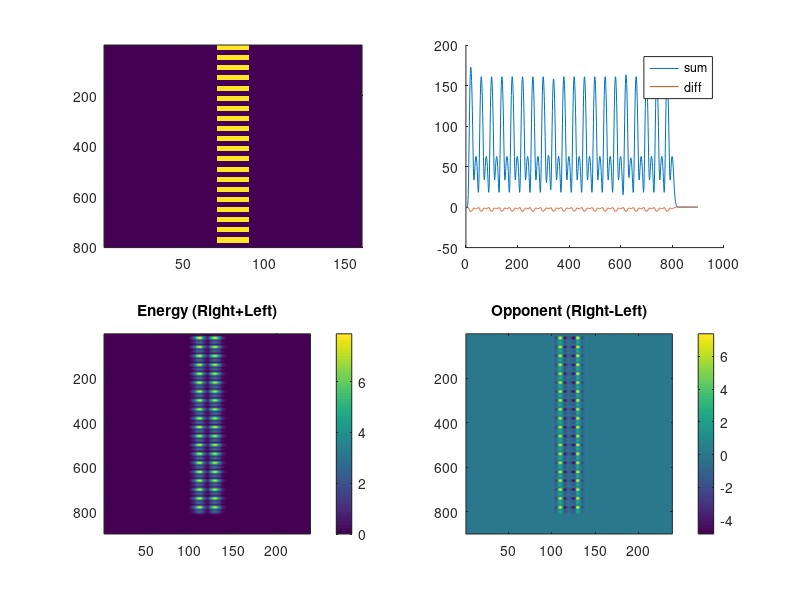
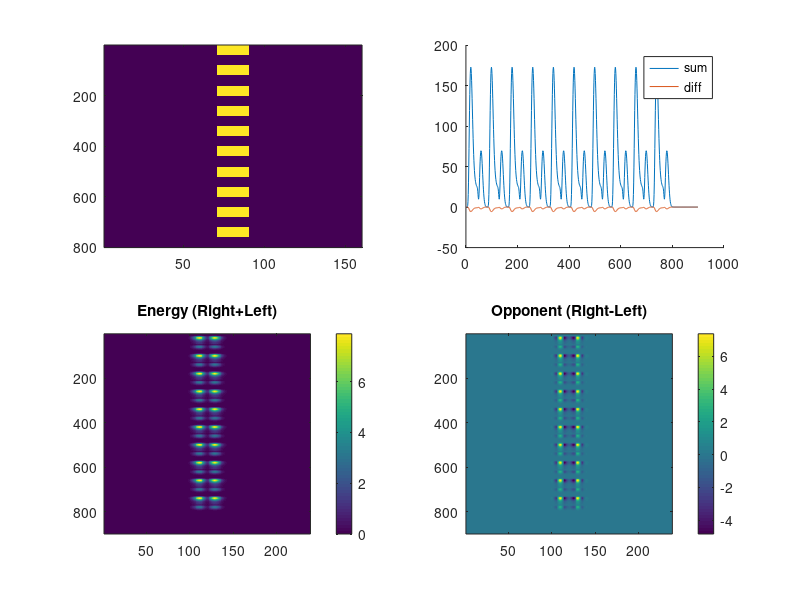

These charts were generated, in order, by the following MATLAB code: (Note: a time limit stopped this script after it produced the figures.)
clearvars
plotting = 0;

% filters parameters:
% width of temporal filters doesn't influence much
% beta does change energy for moving stim ( bell vs psychometric curve)
% width spatial filters only change scale


%%
%%%%%%%%%%%%%%%%%%%%%%%%%%%%%%%%%%%%%%%%%%%%%%%%%%%%%%%%
%%%%%%%%%%%%%%%%%%%%%%%%%%%% FILTERS PARAMETERS
%%%%%%%%%%%%%%%%%%%%%%%%%%%%%%%%%%%%%%%%%%%%%%%%%%%%%%%%
% Step 1a: Define the space axis of the filters
nx=80;              %Number of spatial samples in the filter
max_x =2.0;         %2.0 % Half-width of filter (deg)
dx = (max_x*2)/nx;  %Spatial sampling interval of filter (deg)

% Spatial filter parameters
sx=0.5;   %0.5 % standard deviation of Gaussian, in deg.
sf=1.1;  % 1.1 % spatial frequency of carrier, in cpd

% Step 1b: Define the time axis of the filters
nt=100;         % Number of temporal samples in the filter
max_t=0.5;      % 0.5 Duration of impulse response (sec)
dt = max_t/nt;  % Temporal sampling interval (sec)

% Temporal filter parameters
k = 100;    % Scales the response into time units
slow_n = 9; % 9 % Width of the slow temporal filter
fast_n = 6; % 6 % Width of the fast temporal filter
beta = 0.9;  % 0.9
            % Beta. Represents the weighting of the negative
            % phase of the temporal relative to the positive 
            % phase.

            
% A row vector holding spatial sampling intervals
x_filt=linspace(-max_x,max_x,nx);
% A column vector holding temporal sampling intervals
t_filt=linspace(0,max_t,nt)';

% Spatial filter response
gauss=exp(-x_filt.^2/sx.^2);          %Gaussian envelope
even_x=cos(2*pi*sf*x_filt).*gauss;   %Even Gabor
odd_x=sin(2*pi*sf*x_filt).*gauss;    %Odd Gabor            
            
            
% Temporal filter response (formula as in Adelson & Bergen, 1985, Eq. 1)
slow_t=(k*t_filt).^slow_n .* exp(-k*t_filt).*(1/factorial(slow_n)-beta.*((k*t_filt).^2)/factorial(slow_n+2));
fast_t=(k*t_filt).^fast_n .* exp(-k*t_filt).*(1/factorial(fast_n)-beta.*((k*t_filt).^2)/factorial(fast_n+2));

% Step 1c: combine space and time to create spatiotemporal filters
e_slow= slow_t * even_x;    %SE/TS
e_fast= fast_t * even_x ;   %SE/TF
o_slow = slow_t * odd_x ;   %SO/TS
o_fast = fast_t * odd_x ;   % SO/TF

%--------------------------------------------------------------------------
%         STEP 2: Create spatiotemporally oriented filters
%--------------------------------------------------------------------------
% left_1=o_fast+e_slow;      % L1
% left_2=-o_slow+e_fast;     % L2
% right_1=-o_fast+e_slow;    % R1
% right_2=o_slow+e_fast;     % R2     

left_1=e_slow;      % L1
left_2=-e_fast;     % L2
right_1=-o_slow;    % R1
right_2=o_fast;     % R2            
            
% figure;hold on;plot(slow_t);plot(fast_t)
% figure;imagesc(left_1)


%%
%%%%%%%%%%%%%%%%%%%%%%%%%%%%%%%%%%%%%%%%%%%%%%%%%%%%%%%%
%%%%%%%%%%%%%%%%%%%%%%%%%%%% STIMULUS
%%%%%%%%%%%%%%%%%%%%%%%%%%%%%%%%%%%%%%%%%%%%%%%%%%%%%%%%
% Step 3a: Define the space and time dimensions of the stimulus
% stimulus spatial resolution:
% 160 width for 8 degree
% 1 degree = 20 steps, 1 step = 0.05 deg

% stimulus temporal resolution:
% 200 length for 1.6 sec
% 1 step = 8ms, 24 steps = 192 ms

% SPACE: x_stim is a row vector to hold sampled x-positions of the space.
stim_width=4;  %half width in degrees, gives 8 degrees total
x_stim=-stim_width:dx:round(stim_width-dx);

% TIME: t_stim is a col vector to hold sampled time intervals of the space
stim_dur=4;    %total duration of the stimulus in seconds
t_stim=(0:dt:stim_dur-dt)';


cc=0;
for cycles = [10 5 2.5]
    cc=cc+1;dd=0;
for dc=5:5:95 % [10 50 90] % [10 25 50 75 90]
    clear stim stimL static
dd=dd+1;
% static stimulus
stim = ((square(cycles*pi*t_stim,dc)) +1) ./2;  % square(t,duty)
% 5pi = 5 cycles in 1 sec, 200 ms ON, 200 OFF 
stimL = repmat(stim,1,20) ;
static = [zeros(length(stimL),70), stimL, zeros(length(stimL),70)];



%%%%%%%%%%%%%%%%%%%%%%%%%%%%%%%%%%%%%%%%%%%%%
% Step 3c: convolve stim with filters

% Rightward responses
resp_right_1=conv2(static,right_1,'full');
resp_right_2=conv2(static,right_2,'full');

% Leftward responses
resp_left_1=conv2(static,left_1,'full');
resp_left_2=conv2(static,left_2,'full');

%--------------------------------------------------------------------------
%         STEP 4: Square the filter output
%--------------------------------------------------------------------------
resp_left_1 = resp_left_1.^2;
resp_left_2 = resp_left_2.^2;
resp_right_1 = resp_right_1.^2;
resp_right_2 = resp_right_2.^2;

% sum and diff responses
energy_right = resp_right_1 + resp_right_2;
energy_left = resp_left_1 + resp_left_2;


if dc==50
    figure;
    subplot(2,2,1);imagesc(static)
    subplot(2,2,3); imagesc(energy_right+energy_left); colorbar;
    title('Energy (Right+Left)')
    subplot(2,2,4); imagesc(energy_right-energy_left);colorbar
    title('Opponent (Right-Left)')
    
    % pool across space
    subplot(2,2,2);hold on;
    plot(sum(energy_right+energy_left,2))
    plot(sum(energy_right-energy_left,2))
    legend('sum','diff')
    saveas(gcf,['NonOriented_StaticDetails' num2str(cycles) '.png'])
end

% peak to peak amplitude excluding borders
minB = length(slow_t); maxB = length(stim)-length(slow_t);
maxEnergy(cc,dd,1) = max(sum(energy_right(minB:maxB,:)+energy_left(minB:maxB,:),2));
avEnergy(cc,dd,1) = mean(sum(energy_right(minB:maxB,:)+energy_left(minB:maxB,:),2));
amp(cc,dd,1) = max(sum(energy_right(minB:maxB,:)+energy_left(minB:maxB,:),2)) ...
    - min(sum(energy_right(minB:maxB,:)+energy_left(minB:maxB,:),2));
amp_mot(cc,dd,1) = max(sum(energy_right(minB:maxB,:)-energy_left(minB:maxB,:),2)) ...
    - min(sum(energy_right(minB:maxB,:)-energy_left(minB:maxB,:),2));
end
end

% figure; imagesc(amp); colorbar; title('Energy staticStim')
% figure; imagesc(amp_mot); colorbar; title('Motion staticStim')



%%

%%%%%%%%%%%%%%%%%%%%%%%%%%%%%%%%
%%%%%%%%%%%%%%%%%%%%%%%%%%%%%%%% MOVING
%%%%%%%%%%%%%%%%%%%%%%%%%%%%%%%%
sizeStim = 20; cc=0;
for cycles = [10 5 2.5]
    cc=cc+1;dd=0;
for dc=5:5:95 % [10 50 90]
    clear stim stimL stimR
    dd=dd+1;
stimL = ((square(cycles/2*pi*t_stim,dc/2)) +1) ./2;  % /2 for motion

stimR(1:length(stimL)/(cycles*2)) = 0;
stimR(length(stimL)/(cycles*2)+1:length(stimL)) = stimL(1:length(stimL)-length(stimL)/(cycles*2));
stimL = repmat(stimL,1,20) ;
stimR = repmat(stimR,20,1) ;
mouv = [zeros(length(stimL),57), stimL, zeros(length(stimL),6), stimR', zeros(length(stimR),57)];

% figure; hold on; plot(stimR');plot(stimL)
% plot(((square(cycles*pi*t_stim,dc)) +1) ./2);  

%%%%%%%%%%%%%%%%%%%%%%%%%%%%%%%%%%%%%%%%%%%%%
% Step 3c: convolve stim with filters

% Rightward responses
resp_right_1=conv2(mouv,right_1,'full');
resp_right_2=conv2(mouv,right_2,'full');

% Leftward responses
resp_left_1=conv2(mouv,left_1,'full');
resp_left_2=conv2(mouv,left_2,'full');

%--------------------------------------------------------------------------
%         STEP 4: Square the filter output
%--------------------------------------------------------------------------
resp_left_1 = resp_left_1.^2;
resp_left_2 = resp_left_2.^2;
resp_right_1 = resp_right_1.^2;
resp_right_2 = resp_right_2.^2;

% sum and diff responses
energy_right = resp_right_1 + resp_right_2;
energy_left = resp_left_1 + resp_left_2;

% figure
if dc == 50
figure;
subplot(2,2,1);imagesc(mouv)
subplot(2,2,3); imagesc(energy_right+energy_left); colorbar;
title('Energy (Right+Left)')
subplot(2,2,4); imagesc(energy_right-energy_left);colorbar
title('Opponent (Right-Left)')

% pool across space
subplot(2,2,2);hold on;
plot(sum(energy_right+energy_left,2))
plot(sum(energy_right-energy_left,2))
legend('sum','diff')
    saveas(gcf,['NonOriented_MotionDetails' num2str(cycles) '.png'])
end


% peak to peak amplitude excluding borders
minB = length(slow_t); maxB = length(mouv)-length(slow_t);
amp(cc,dd,2) = max(sum(energy_right(minB:maxB,:)+energy_left(minB:maxB,:),2)) ...
    - min(sum(energy_right(minB:maxB,:)+energy_left(minB:maxB,:),2));
amp_mot(cc,dd,2) = max(sum(energy_right(minB:maxB,:)-energy_left(minB:maxB,:),2)) ...
    - min(sum(energy_right(minB:maxB,:)-energy_left(minB:maxB,:),2));
maxEnergy(cc,dd,2) = max(sum(energy_right(minB:maxB,:)+energy_left(minB:maxB,:),2));
avEnergy(cc,dd,2) = mean(sum(energy_right(minB:maxB,:)+energy_left(minB:maxB,:),2));
end
end

% figure; imagesc(ampM); colorbar;title('Energy movingStim')
% figure; imagesc(amp_mot_M); colorbar;title('motion movingStim')


%% PLOT
for mm =1:2
figure;hold on;
subplot(2,2,1);hold on;
for cc=1:3
    plot(amp(cc,:,mm),'LineWidth',2)
end
legend('10','5','2.5','Location','best')
title('Energy Amplitude')
subplot(2,2,2);hold on;
for cc=1:3
    plot(amp_mot(cc,:,mm),'LineWidth',2)
end
legend('10','5','2.5','Location','best')
title('Motion Energy')

subplot(2,2,3);hold on;
for cc=1:3
    plot(maxEnergy(cc,:,mm),'LineWidth',2)
end
title('Max Energy')

subplot(2,2,4);hold on;
for cc=1:3
    plot(avEnergy(cc,:,mm),'LineWidth',2)
end
title('Av Energy')

if mm==1
    saveas(gcf,'NonOriented_Static.png')
else
    saveas(gcf,'NonOriented_Moving.png')
end
% saveas(gcf,['Swidth' num2str(max_x) '-Sfreq' num2str(sf) '-Timp' num2str(max_t) '-Tbeta' num2str(beta) '-Twidth' num2str(slow_n) '.png'])
end
%%
